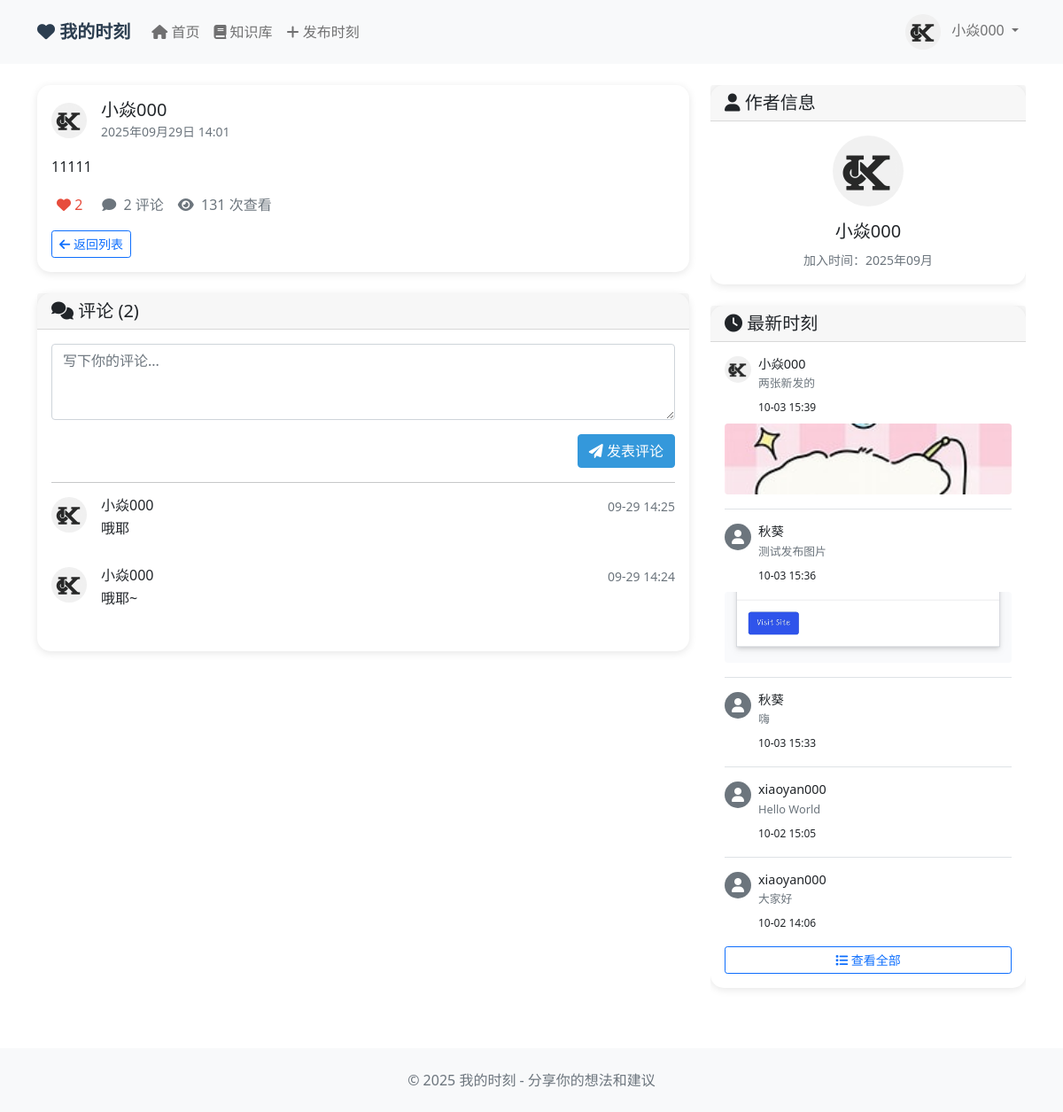
The page /moments/moment/2/ (signed in) on the database its author committed.
### moments/models.py (models this page shows, shortened)
class UserProfile(models.Model):
    user = models.OneToOneField(User, on_delete=models.CASCADE, related_name='profile')
    nickname = models.CharField(max_length=50, blank=True, verbose_name='昵称')
    avatar = models.ImageField(upload_to='avatars/', blank=True, null=True, verbose_name='头像')
    bio = models.TextField(max_length=500, blank=True, verbose_name='个人简介')
    created_at = models.DateTimeField(auto_now_add=True, verbose_name='创建时间')
    class Meta:
        verbose_name = '用户资料'
        verbose_name_plural = '用户资料'

class Moment(models.Model):
    author = models.ForeignKey(User, on_delete=models.CASCADE, related_name='moments', verbose_name='作者')
    content = models.TextField(max_length=1000, verbose_name='内容')
    created_at = models.DateTimeField(auto_now_add=True, verbose_name='创建时间')
    updated_at = models.DateTimeField(auto_now=True, verbose_name='更新时间')
    likes_count = models.PositiveIntegerField(default=0, verbose_name='点赞数')
    comments_count = models.PositiveIntegerField(default=0, verbose_name='评论数')
    is_public = models.BooleanField(default=True, verbose_name='是否公开')
    views = models.PositiveIntegerField(default=0)
    def liked_users(self):
        return User.objects.filter(id__in=self.likes.values('user_id'))

class MomentComment(models.Model):
    user = models.ForeignKey(User, on_delete=models.CASCADE, verbose_name='用户')
    moment = models.ForeignKey(Moment, on_delete=models.CASCADE, related_name='comments', verbose_name='时刻')
    content = models.TextField(max_length=500, verbose_name='评论内容')
    created_at = models.DateTimeField(auto_now_add=True, verbose_name='评论时间')
    class Meta:
        verbose_name = '时刻评论'
        verbose_name_plural = '时刻评论'
        ordering = ['created_at']

class MomentImage(models.Model):
    moment = models.ForeignKey("Moment", on_delete=models.CASCADE, related_name="images")
    image = models.ImageField(upload_to="moment_images/")
    created_at = models.DateTimeField(auto_now_add=True)

### moments/views.py (the view)
# urls.py: path('moment/<int:moment_id>/', views.moment_detail, name='moment_detail'),
@login_required
def moment_detail(request, moment_id):
    try:
        moment = Moment.objects.get(id=moment_id)
        comments = MomentComment.objects.filter(moment=moment).order_by('-created_at')
        latest_moments = Moment.objects.exclude(id=moment.id).order_by('-created_at')[:5]
        moment.views += 1
        moment.save()
        context = {
            'moment': moment,
            'comments': comments,
            'latest_moments': latest_moments,
        }
        return render(request, 'moments/moment_detail.html', context)
    except Moment.DoesNotExist:
        return render(request, 'moments/moment_not_found.html', status=404)
    except Exception as e:
        return render(request, 'moments/moment_not_found.html', status=404)

### moments/templates/moments/moment_detail.html (shortened to what this page needs)
{% extends 'moments/base.html' %}
{% block content %}
<div class="row">
    <div class="col-lg-8 pr-lg-5">
        <div class="card moment-card">
            <div class="card-body">
                <div class="d-flex align-items-center mb-3">
                    {% if moment.author.profile.avatar %}
                        <img src="{{ moment.author.profile.avatar.url }}" class="avatar me-3">
                    {% else %}
                        <div class="avatar bg-primary text-white d-flex align-items-center justify-content-center me-3">
                            <i class="fas fa-user"></i>
                        </div>
                    {% endif %}
                    <div>
                        <h5 class="mb-0">{{ moment.author.profile.nickname|default:moment.author.username }}</h5>
                        <small class="text-muted">{{ moment.created_at|date:"Y年m月d日 H:i" }}</small>
                    </div>
                </div>
                <div class="moment-content mb-3">
                    {{ moment.content|linebreaks }}
                </div>
                <div class="d-flex align-items-center mb-3">
                    <button class="like-btn me-3 {% if user.is_authenticated and user in moment.liked_users.all %}liked{% endif %}"
                            id="like-btn-{{ moment.id }}"
                            onclick="likeMoment({{ moment.id }})">
                        <i class="{% if user.is_authenticated and user in moment.liked_users.all %}fas{% else %}far{% endif %} fa-heart"></i>
                        <span id="like-count-{{ moment.id }}">{{ moment.likes_count }}</span>
                    </button>
                    <span class="text-muted me-3">
                        <i class="fas fa-comment me-1"></i>
                        {{ moment.comments_count }} 评论
                    </span>
                    <span class="text-muted">
                        <i class="fas fa-eye me-1"></i>
                        {{ moment.views }} 次查看
                    </span>
                </div>
                <div class="mt-3">
                    <a href="{% url 'moments:moments_list' %}" class="btn btn-outline-primary btn-sm">
                        <i class="fas fa-arrow-left"></i> 返回列表
                    </a>
                </div>
            </div>
        </div>
        <div class="card moment-card mt-4">
            <div class="card-header">
                <h5 class="mb-0"><i class="fas fa-comments"></i> 评论 ({{ comments.count }})</h5>
            </div>
            <div class="card-body">
                {% if user.is_authenticated %}
                <form method="post" action="{% url 'moments:add_comment' moment.id %}">
                    <div class="mb-3">
                        <textarea name="content" class="form-control" rows="3"
                                  placeholder="写下你的评论..." required></textarea>
                    </div>
                    <div class="d-flex justify-content-end">
                        <button type="submit" class="btn btn-primary">
                            <i class="fas fa-paper-plane"></i> 发表评论
                        </button>
                    </div>
                </form>
                <hr>
                {% else %}
                <div class="text-center py-3">
                    <p class="text-muted">登录后即可发表评论</p>
                    <a href="{% url 'moments:login' %}" class="btn btn-outline-primary">登录</a>
                </div>
                <hr>
                {% endif %}
                {% for comment in comments %}
                <div class="d-flex mb-3">
                    {% if comment.user.profile.avatar %}
                        <img src="{{ comment.user.profile.avatar.url }}" class="avatar me-3">
                    {% else %}
                        <div class="avatar bg-secondary text-white d-flex align-items-center justify-content-center me-3">
                            <i class="fas fa-user"></i>
                        </div>
                    {% endif %}
                    <div class="flex-grow-1">
                        <div class="d-flex justify-content-between align-items-start">
                            <h6 class="mb-1">{{ comment.user.profile.nickname|default:comment.user.username }}</h6>
                            <small class="text-muted">{{ comment.created_at|date:"m-d H:i" }}</small>
                        </div>
                        <p class="mb-0">{{ comment.content|linebreaks }}</p>
                    </div>
                </div>
                {% empty %}
                <div class="text-center py-4">
                    <i class="fas fa-comment-slash fa-2x text-muted mb-2"></i>
                    <p class="text-muted">还没有评论，来抢沙发吧！</p>
                </div>
                {% endfor %}
            </div>
        </div>
    </div>
    <div class="col-lg-4">
        <div class="sticky-sidebar" style="position: sticky; top: 80px;">
            <div class="card moment-card mb-4">
                <div class="card-header">
                    <h5 class="mb-0"><i class="fas fa-user"></i> 作者信息</h5>
                </div>
                <div class="card-body">
                    <div class="text-center">
                        {% if moment.author.profile.avatar %}
                            <img src="{{ moment.author.profile.avatar.url }}" class="avatar mb-3" style="width: 80px; height: 80px;">
                        {% else %}
                            <div class="avatar bg-primary text-white d-flex align-items-center justify-content-center mb-3 mx-auto" style="width: 80px; height: 80px;">
                                <i class="fas fa-user fa-2x"></i>
                            </div>
                        {% endif %}
                        <h5>{{ moment.author.profile.nickname|default:moment.author.username }}</h5>
                        <small class="text-muted">加入时间：{{ moment.author.date_joined|date:"Y年m月" }}</small>
                    </div>
                </div>
            </div>
            <div class="card moment-card">
                <div class="card-header">
                    <h5 class="mb-0"><i class="fas fa-clock"></i> 最新时刻</h5>
                </div>
                <div class="card-body">
                    {% if latest_moments %}
                        <div class="latest-moments-list">
                            {% for latest_moment in latest_moments %}
                                <div class="latest-moment-item mb-3 pb-3 border-bottom {% if forloop.last %}last:border-0 last:mb-0 last:pb-0{% endif %}">
                                    <a href="{% url 'moments:moment_detail' latest_moment.id %}" class="text-decoration-none text-dark">
                                        <div class="d-flex align-items-start">
                                            {% if latest_moment.author.profile.avatar %}
                                                <img src="{{ latest_moment.author.profile.avatar.url }}" class="avatar-small me-2">
                                            {% else %}
                                                <div class="avatar-small bg-secondary text-white d-flex align-items-center justify-content-center me-2">
                                                    <i class="fas fa-user"></i>
                                                </div>
                                            {% endif %}
                                            <div class="flex-grow-1">
                                                <h6 class="mb-1" style="font-size: 0.9rem;">{{ latest_moment.author.profile.nickname|default:latest_moment.author.username }}</h6>
                                                <p class="text-muted mb-1" style="font-size: 0.8rem;">{{ latest_moment.content|truncatechars:50 }}</p>
                                                <small class="text-gray-400" style="font-size: 0.75rem;">{{ latest_moment.created_at|date:"m-d H:i" }}</small>
                                            </div>
                                        </div>
                                        {% if latest_moment.images.exists %}
                                            <div class="mt-2">
                                                <img src="{{ latest_moment.images.first.image.url }}" alt="时刻图片" style="width: 100%; height: 80px; object-fit: cover; border-radius: 4px;">
                                            </div>
                                        {% endif %}
                                    </a>
                                </div>
                            {% endfor %}
                        </div>
                    {% else %}
                        <p class="text-muted">暂无最新时刻</p>
                    {% endif %}
                    <a href="{% url 'moments:moments_list' %}" class="btn btn-outline-primary btn-sm mt-3 w-100">
                        <i class="fas fa-list"></i> 查看全部
                    </a>
                </div>
            </div>
        </div>
    </div>
</div>
{% endblock %}

### moments/templates/moments/base.html (shortened to what this page needs)
<!DOCTYPE html>
<html lang="zh-CN">
<head>
    <link href="https://cdn.jsdelivr.net/npm/bootstrap@5.1.3/dist/css/bootstrap.min.css" rel="stylesheet">
    <link href="https://cdnjs.cloudflare.com/ajax/libs/font-awesome/6.0.0/css/all.min.css" rel="stylesheet">
</head>
<body>
    <nav class="navbar navbar-expand-lg navbar-light bg-light">
        <div class="container">
            <a class="navbar-brand" href="{% url 'moments:moments_list' %}">
                <i class="fas fa-heart"></i> 我的时刻
            </a>
            <div class="collapse navbar-collapse" id="navbarNav">
                <ul class="navbar-nav me-auto">
                    <li class="nav-item">
                        <a class="nav-link" href="{% url 'moments:moments_list' %}">
                            <i class="fas fa-home"></i> 首页
                        </a>
                    </li>
                    <li class="nav-item">
                        <a class="nav-link" href="/">
                            <i class="fas fa-book"></i> 知识库
                        </a>
                    </li>
                    {% if user.is_authenticated %}
                    <li class="nav-item">
                        <a class="nav-link" href="{% url 'moments:create_moment' %}">
                            <i class="fas fa-plus"></i> 发布时刻
                        </a>
                    </li>
                    {% endif %}
                </ul>
                <ul class="navbar-nav">
                    {% if user.is_authenticated %}
                        <li class="nav-item dropdown">
                            <a class="nav-link dropdown-toggle" href="#" id="navbarDropdown" role="button" data-bs-toggle="dropdown">
                                {% if user.profile.avatar %}
                                    <img src="{{ user.profile.avatar.url }}" class="avatar me-2">
                                {% else %}
                                    <i class="fas fa-user-circle me-2"></i>
                                {% endif %}
                                {{ user.profile.nickname|default:user.username }}
                            </a>
                        </li>
                    {% endif %}
                </ul>
            </div>
        </div>
    </nav>
    <main class="container mt-4">
        {% block content %}
        {% endblock %}
    </main>
    <footer class="bg-light text-center py-4 mt-5">
        <div class="container">
            <p class="text-muted mb-0">&copy; 2025 我的时刻 - 分享你的想法和建议</p>
        </div>
    </footer>
</body>
</html>

### moments/templates/moments/base.html (style rules this page uses)
.avatar-small { width: 30px; height: 30px; border-radius: 50%; object-fit: cover; }
.latest-moments-list .latest-moment-item:last-child { border-bottom: none !important; margin-bottom: 0 !important; padding-bottom: 0 !important; }
.moment-card { border: none; box-shadow: 0 2px 10px rgba(0,0,0,0.1); margin-bottom: 20px; border-radius: 15px; }
.moment-content { font-size: 16px; line-height: 1.6; }
.like-btn { border: none; background: none; color: #6c757d; transition: color 0.3s; }
.like-btn:hover, .like-btn.liked { color: #e74c3c; }
.navbar-brand { font-weight: bold; color: #2c3e50 !important; }
.btn-primary { background-color: #3498db; border-color: #3498db; }
.avatar { width: 40px; height: 40px; border-radius: 50%; object-fit: cover; }
.sticky-sidebar { position: sticky !important; top: 80px; max-height: calc(100vh - 100px); overflow-y: auto; z-index: 10; }

### rows shown on the page
Moment: author.profile.avatar (picture), author.profile.nickname "小焱000", created_at "2025年09月29日 14:01", content "11111", likes_count "2", comments_count "2", views "131", author.date_joined "2025年09月"
MomentComment: user.profile.avatar (picture), user.profile.nickname "小焱000", created_at "09-29 14:25", content "哦耶"
MomentComment: user.profile.avatar (picture), user.profile.nickname "小焱000", created_at "09-29 14:24", content "哦耶~"
Moment: author.profile.avatar (picture), author.profile.nickname "小焱000", content "两张新发的", created_at "10-03 15:39", images.first.image (picture)
Moment: author.profile.nickname "秋葵", content "测试发布图片", created_at "10-03 15:36", images.first.image (picture)
Moment: author.profile.nickname "秋葵", content "嗨", created_at "10-03 15:33"
Moment: author.profile.nickname "xiaoyan000", content "Hello World", created_at "10-02 15:05"
Moment: author.profile.nickname "xiaoyan000", content "大家好", created_at "10-02 14:06"

### other values the page prints
{{ user.profile.nickname|default:user.username }} "小焱000"
{{ comments.count }} "2"
